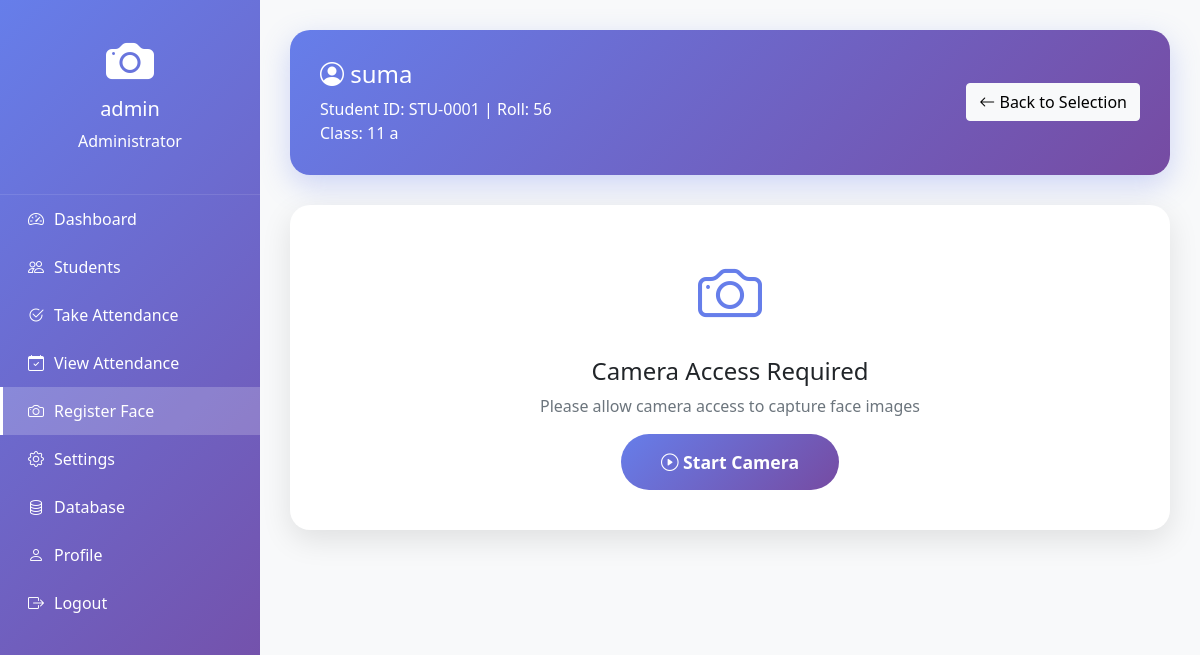
Page /face/capture/1 (signed in) on the committed database.
### app/models.py (models this page shows, shortened)
class User(UserMixin, db.Model):
    __tablename__ = 'users'
    id = db.Column(db.Integer, primary_key=True)
    username = db.Column(db.String(64), unique=True, nullable=False)
    email = db.Column(db.String(120), nullable=False)  # UNIQUE CONSTRAINT REMOVED
    password_hash = db.Column(db.String(128))
    is_admin = db.Column(db.Boolean, default=False)
    is_teacher = db.Column(db.Boolean, default=False)
    is_active = db.Column(db.Boolean, default=True)
    created_at = db.Column(db.DateTime, default=datetime.utcnow)
    last_login = db.Column(db.DateTime)
    teacher_id = db.Column(db.String(20), unique=True)
    department = db.Column(db.String(100))
    phone = db.Column(db.String(20))

class Student(db.Model):
    __tablename__ = 'students'
    id = db.Column(db.Integer, primary_key=True)
    student_id = db.Column(db.String(20), unique=True, nullable=False)
    name = db.Column(db.String(100), nullable=False)
    roll_number = db.Column(db.String(20), unique=True, nullable=False)
    class_name = db.Column(db.String(50))
    section = db.Column(db.String(10))
    email = db.Column(db.String(120))
    phone = db.Column(db.String(20))
    address = db.Column(db.Text)
    photo_path = db.Column(db.String(200))
    face_encoded = db.Column(db.Boolean, default=False)
    parent_name = db.Column(db.String(100))
    parent_phone = db.Column(db.String(20))
    parent_email = db.Column(db.String(120))
    date_of_birth = db.Column(db.Date)
    admission_date = db.Column(db.Date, default=datetime.utcnow)
    created_at = db.Column(db.DateTime, default=datetime.utcnow)
    updated_at = db.Column(db.DateTime, default=datetime.utcnow, onupdate=datetime.utcnow)
    attendances = db.relationship('Attendance', backref='student', lazy=True, cascade='all, delete-orphan')
    face_encodings = db.relationship('FaceEncoding', backref='student', lazy=True, cascade='all, delete-orphan')
    leave_requests = db.relationship('LeaveRequest', backref='student', lazy=True, cascade='all, delete-orphan')

### app/routes.py (the view)
@face_bp.route('/capture/<int:student_id>')
@login_required
@admin_required
def capture(student_id):
    student = Student.query.get_or_404(student_id)
    return render_template('capture_face.html', student=student, is_admin=current_user.is_admin)

### app/models.py (called while the page is built)
@login_manager.user_loader
def load_user(user_id):
    if user_id.startswith('staff_'):
        return User.query.get(int(user_id.replace('staff_', '')))
    elif user_id.startswith('student_'):
        return StudentUser.query.get(int(user_id.replace('student_', '')))
    return None

### app/routes.py (called while the page is built)
def admin_required(f):
    @wraps(f)
    def decorated_function(*args, **kwargs):
        if not current_user.is_authenticated:
            flash('Please log in to access this page.', 'warning')
            return redirect(url_for('auth.login'))
        if not current_user.is_admin:
            flash('Access denied. Admin privileges required.', 'danger')
            return redirect(url_for('main.dashboard'))
        return f(*args, **kwargs)
    return decorated_function

### app/templates/capture_face.html (shortened to what this page needs)
<!DOCTYPE html>
<html lang="en">
<head>
    <link href="https://cdn.jsdelivr.net/npm/bootstrap@5.1.3/dist/css/bootstrap.min.css" rel="stylesheet">
    <link rel="stylesheet" href="https://cdn.jsdelivr.net/npm/bootstrap-icons@1.8.1/font/bootstrap-icons.css">
</head>
<body>
    <div class="sidebar" id="sidebar">
        <div class="profile-section">
            <i class="bi bi-camera-fill"></i>
            <h5>{{ current_user.username }}</h5>
            <p>{% if current_user.is_admin %}Administrator{% else %}Teacher{% endif %}</p>
        </div>
        <nav class="nav flex-column">
            <a class="nav-link" href="{{ url_for('main.dashboard') }}">
                <i class="bi bi-speedometer2"></i> Dashboard
            </a>
            <a class="nav-link" href="{{ url_for('staff.list') }}">
                <i class="bi bi-people"></i> Students
            </a>
            <a class="nav-link" href="{{ url_for('attendance.take') }}">
                <i class="bi bi-check2-circle"></i> Take Attendance
            </a>
            <a class="nav-link" href="{{ url_for('attendance.view') }}">
                <i class="bi bi-calendar-check"></i> View Attendance
            </a>
            <a class="nav-link active" href="{{ url_for('face.register', student_id=0) }}">
                <i class="bi bi-camera"></i> Register Face
            </a>
            {% if current_user.is_admin %}
            <a class="nav-link" href="{{ url_for('main.settings') }}">
                <i class="bi bi-gear"></i> Settings
            </a>
            <a class="nav-link" href="{{ url_for('main.database_manage') }}">
                <i class="bi bi-database"></i> Database
            </a>
            {% endif %}
            <a class="nav-link" href="{{ url_for('auth.profile') }}">
                <i class="bi bi-person"></i> Profile
            </a>
            <a class="nav-link" href="{{ url_for('auth.logout') }}">
                <i class="bi bi-box-arrow-right"></i> Logout
            </a>
        </nav>
    </div>
    <div class="main-content">
        <div class="student-info">
            <div class="row align-items-center">
                <div class="col-md-8">
                    <h4><i class="bi bi-person-circle"></i> {{ student.name }}</h4>
                    <p class="mb-0">Student ID: {{ student.student_id }} | Roll: {{ student.roll_number }}</p>
                    <p class="mb-0">Class: {{ student.class_name }} {{ student.section }}</p>
                </div>
                <div class="col-md-4 text-md-end">
                    <a href="{{ url_for('face.register', student_id=0) }}" class="btn btn-light">
                        <i class="bi bi-arrow-left"></i> Back to Selection
                    </a>
                </div>
            </div>
        </div>
        <div id="cameraPermissionBox" class="camera-permission-box">
            <i class="bi bi-camera" style="font-size: 4rem; color: var(--primary-color);"></i>
            <h4 class="mt-3">Camera Access Required</h4>
            <p class="text-muted">Please allow camera access to capture face images</p>
            <button class="btn-camera" onclick="startCamera()">
                <i class="bi bi-play-circle"></i> Start Camera
            </button>
        </div>
    </div>
</body>
</html>

### app/templates/capture_face.html (style rules this page uses)
:root { --primary-color: #667eea; --secondary-color: #764ba2; }
body { background: #f8f9fa; font-family: 'Segoe UI', Tahoma, Geneva, Verdana, sans-serif; }
.sidebar { min-height: 100vh; background: linear-gradient(135deg, var(--primary-color), var(--secondary-color)); position: fixed; width: 260px; transition: all 0.3s; z-index: 1000; }
.sidebar .profile-section { padding: 25px 20px; text-align: center; color: white; border-bottom: 1px solid rgba(255,255,255,0.1); }
.sidebar .profile-section i { font-size: 3rem; margin-bottom: 10px; }
.sidebar .nav-link { color: white !important; padding: 12px 25px; transition: all 0.3s; border-left: 3px solid transparent; display: flex; align-items: center; }
.sidebar .nav-link i { margin-right: 10px; }
.sidebar .nav-link.active { background: rgba(255,255,255,0.2); border-left-color: white; }
.main-content { margin-left: 260px; padding: 30px; min-height: 100vh; }
.camera-permission-box { background: white; border-radius: 20px; padding: 40px; text-align: center; box-shadow: 0 10px 30px rgba(0,0,0,0.1); margin: 30px 0; }
.btn-camera { background: linear-gradient(135deg, var(--primary-color), var(--secondary-color)); color: white; border: none; border-radius: 50px; padding: 15px 40px; font-size: 1.1rem; font-weight: 600; transition: all 0.3s; }
.student-info { background: linear-gradient(135deg, var(--primary-color), var(--secondary-color)); color: white; border-radius: 20px; padding: 30px; margin-bottom: 30px; box-shadow: 0 10px 30px rgba(102, 126, 234, 0.3); }

### rows in the picture
User: username "admin"
Student: name "suma", student_id "STU-0001", roll_number "56", class_name "11", section "a"
